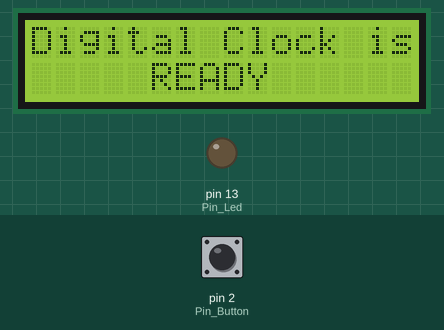
Recording of a sketch running on a simulated Arduino Uno, built with avr-gcc and run on an emulated ATmega328P. Shown: 16×2 character LCD, output pins drawn as LEDs (lit = HIGH). The inputs (shaded band) are chosen by the test bench; at power-on: pin 2 (Pin_Button) HIGH.

Above: at 1.2 s.
1.3 s: pin 2 (Pin_Button) pulled LOW for 0.15 s
At 1.46 s:
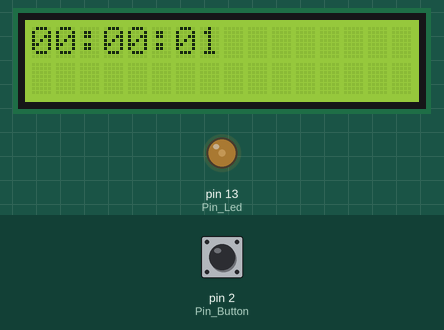
2.0 s: pin 2 (Pin_Button) pulled LOW for 1 s
At 2.9 s:
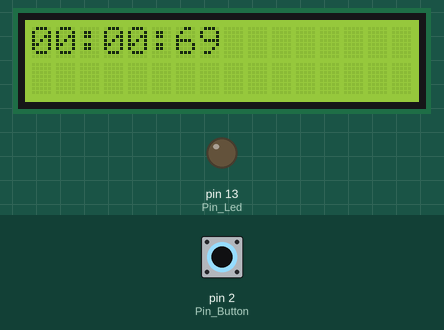
4.5 s: pin 2 (Pin_Button) pulled LOW for 0.15 s
At 4.97 s:
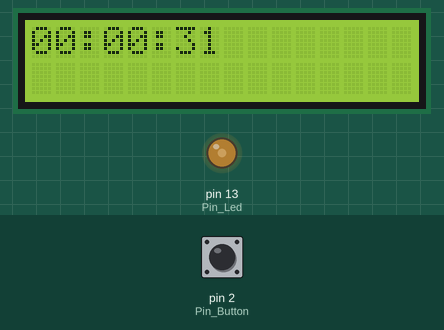
5.2 s: pin 2 (Pin_Button) pulled LOW for 3.2 s
At 6.6 s:
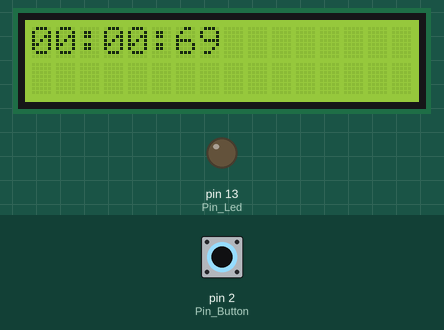
Timing chart, 0 to 8.2 s (numbered marks = the images above; inputs shaded):
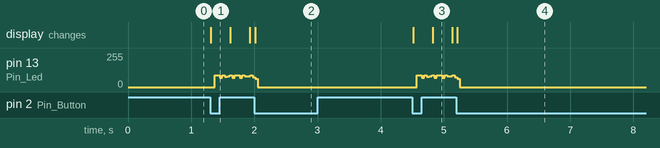

The sketch:

ex_1.8_Stopwatch.ino
```cpp
#include <LiquidCrystal.h> //include library

LiquidCrystal lcd(7, 8, 9, 10, 11, 12);


int Pin_Led = 13;                    // LED connected to digital pin 13
int Pin_Button = 2;                  // button on pin 2


int value = LOW;                    // previous value of the LED
int buttonState;
int lastButtonState;
int blinking;
int frameRate = 100;                // the frame rate at which the stopwatch runs
long timeslot = (1000/frameRate);   // blink interval
long previousMillis = 0;            // variable to store last time LED was updated
long startTime ;                    // start time for stopwatch
long passedTime ;                  // passed time for stopwatch
int fractional;                     // variable used to store fractional part of Frames
int fractionalSecs;
int fractionalMins;
int passedFrames;                  // passed frames for stopwatch
int passedSeconds;
int passedMinutes;
char buf[10];


void setup()
{
  lcd.begin(16, 2);
  pinMode(Pin_Led, OUTPUT);
  pinMode(Pin_Button, INPUT);
  digitalWrite(Pin_Button, HIGH);
  lcd.setCursor(0,0);
  lcd.print("Digital Clock is");
  lcd.setCursor(5,1);
  lcd.print("READY");
}


void loop(){


  digitalWrite(Pin_Led, LOW);


  buttonState = digitalRead(Pin_Button);


   if (buttonState == LOW && lastButtonState == HIGH  &&  blinking == false){
      startTime = millis();
      blinking = true;
      delay(10);
      lastButtonState = buttonState;                    // store buttonState in lastButtonState, to compare next time
   }


   else if (buttonState == LOW && lastButtonState == HIGH && blinking == true){
   blinking = false;
   lastButtonState = buttonState;


   passedTime =   millis() - startTime;                // store passed time
   passedMinutes = (passedTime / 60000L);
   passedSeconds = (passedTime / 1000L);              // divide by 1000 to convert to seconds
   passedFrames = (passedTime / timeslot);            // divide by 100 to convert to 1/100 of a second
   fractional = (int)(passedFrames % frameRate);
   fractionalSecs = (int)(passedSeconds % 60L);
   fractionalMins = (int)(passedMinutes % 60L);
   lcd.clear();


if (fractionalMins < 10){
      lcd.print("0");
      }


    lcd.print(itoa(fractionalMins, buf, 10));
      lcd.print(":");


if (fractionalSecs < 10){
      lcd.print("0");
      }


lcd.print(itoa(fractionalSecs, buf, 10));
   lcd.print(":");


if (fractional < 10){
      lcd.print("0");
      }


lcd.print(itoa(fractional, buf, 10));
   }


else{
      lastButtonState = buttonState;
   }


if ( (millis() - previousMillis > timeslot) ) {


    if (blinking == true){
       previousMillis = millis();


       digitalWrite(Pin_Led, HIGH);


         passedTime =   millis() - startTime;
         passedMinutes = (passedTime / 60000L);
         passedSeconds = (passedTime / 1000L);
         passedFrames = (passedTime / timeslot);
         fractional = (int)(passedFrames % frameRate);
         fractionalSecs = (int)(passedSeconds % 60L);
         fractionalMins = (int)(passedMinutes % 60L);
         lcd.clear();


       if (fractionalMins < 10){
         lcd.print("0");
         }


       lcd.print(itoa(fractionalMins, buf, 10));
         lcd.print(":");


       if (fractionalSecs < 10){
         lcd.print("0");
         }


       lcd.print(itoa(fractionalSecs, buf, 10));
         lcd.print(":");


       if (fractional < 10){
         lcd.print("0");
         }
          lcd.print(itoa((fractional), buf, 10));
         }


    else{
          digitalWrite(Pin_Led, LOW);

          }
}


}
```

Measured:
- after the input at 1.3 s, the display: changes at once (image 1)
- after the input at 4.5 s, the display: first changes at once (image 3 shows a later state)
